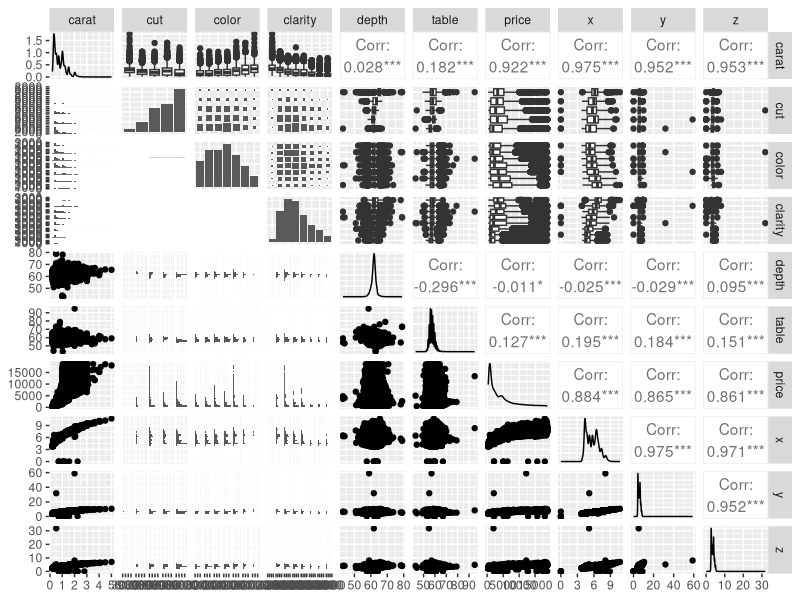
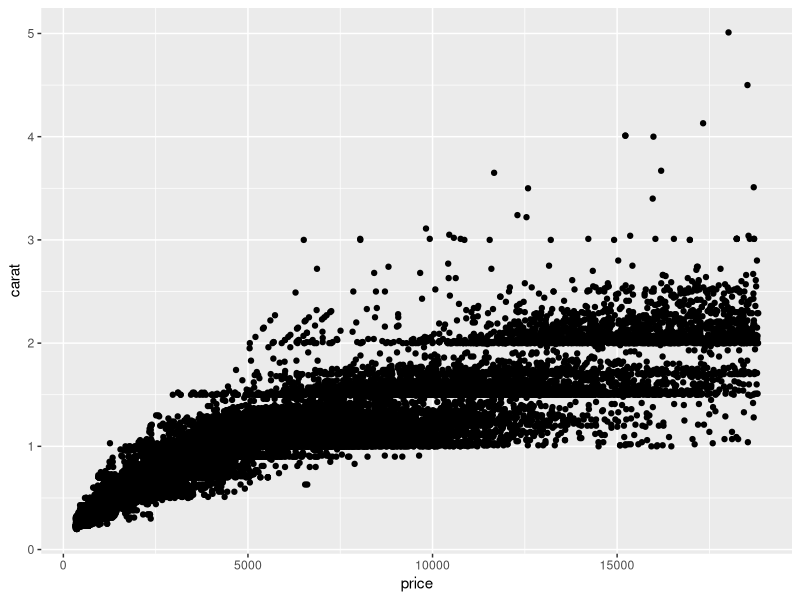
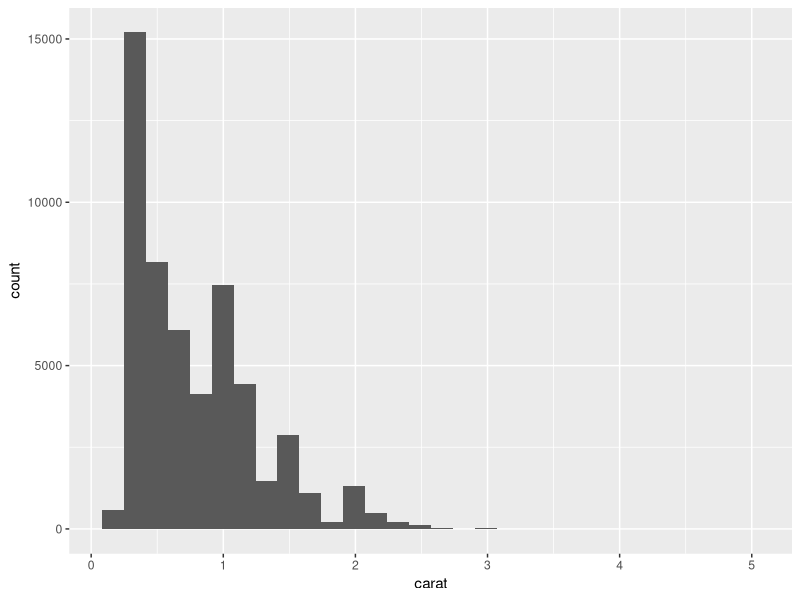
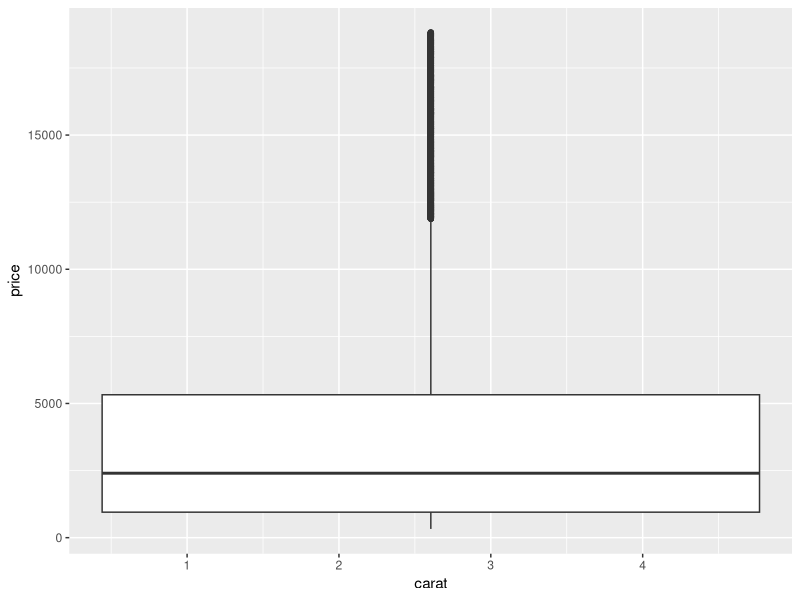

Here is the R script that generated these plots, in order:
## ---- chunk 1

# Libraries
library(GGally)
library(skimr)
library(tidyverse)

View(diamonds)

# Check the column names
names(diamonds)

# Check dimensions of data frame
dim(diamonds)

# Get a summary of the data
summary(diamonds)

# Get a summary with {skimr}
skimr::skim(diamonds)

# Print the first 6 rows
head(diamonds)

# Print the last 6 rows
tail(diamonds) 

# Make a pairplot
GGally::ggpairs(diamonds)

# Make a basic scatterplot
ggplot(data = diamonds, aes(x = price, y = carat)) +
  geom_point()

# Make a histogram of penguin flipper lengths ----
ggplot(data = diamonds, aes(x = carat)) +
  geom_histogram()

ggplot(data = diamonds, aes(x = carat, y = price)) +
  geom_boxplot()

